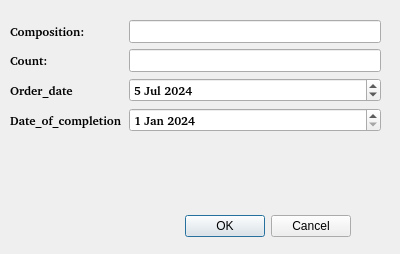
<?xml version="1.0" encoding="UTF-8"?>
<ui version="4.0">
 <class>Insert_form</class>
 <widget class="QDialog" name="Insert_form">
  <property name="geometry">
   <rect>
    <x>0</x>
    <y>0</y>
    <width>400</width>
    <height>254</height>
   </rect>
  </property>
  <property name="windowTitle">
   <string>Dialog</string>
  </property>
  <widget class="QDialogButtonBox" name="buttonBox">
   <property name="geometry">
    <rect>
     <x>50</x>
     <y>210</y>
     <width>301</width>
     <height>32</height>
    </rect>
   </property>
   <property name="orientation">
    <enum>Qt::Horizontal</enum>
   </property>
   <property name="standardButtons">
    <set>QDialogButtonBox::Cancel|QDialogButtonBox::Ok</set>
   </property>
  </widget>
  <widget class="QWidget" name="formLayoutWidget">
   <property name="geometry">
    <rect>
     <x>10</x>
     <y>20</y>
     <width>371</width>
     <height>178</height>
    </rect>
   </property>
   <property name="font">
    <font>
     <family>URW Gothic [urw]</family>
     <weight>75</weight>
     <bold>true</bold>
    </font>
   </property>
   <layout class="QFormLayout" name="formLayout">
    <item row="0" column="0">
     <widget class="QLabel" name="label_2">
      <property name="font">
       <font>
        <family>URW Gothic [urw]</family>
        <weight>75</weight>
        <bold>true</bold>
       </font>
      </property>
      <property name="text">
       <string>Composition:</string>
      </property>
     </widget>
    </item>
    <item row="0" column="1">
     <widget class="QLineEdit" name="Composition">
      <property name="font">
       <font>
        <family>URW Gothic [urw]</family>
        <weight>75</weight>
        <bold>true</bold>
       </font>
      </property>
     </widget>
    </item>
    <item row="1" column="0">
     <widget class="QLabel" name="label_3">
      <property name="font">
       <font>
        <family>URW Gothic [urw]</family>
        <weight>75</weight>
        <bold>true</bold>
       </font>
      </property>
      <property name="text">
       <string>Count:</string>
      </property>
     </widget>
    </item>
    <item row="1" column="1">
     <widget class="QLineEdit" name="Count">
      <property name="font">
       <font>
        <family>URW Gothic [urw]</family>
        <weight>75</weight>
        <bold>true</bold>
       </font>
      </property>
     </widget>
    </item>
    <item row="2" column="0">
     <widget class="QLabel" name="label_4">
      <property name="font">
       <font>
        <family>URW Gothic [urw]</family>
        <weight>75</weight>
        <bold>true</bold>
       </font>
      </property>
      <property name="text">
       <string>Order_date</string>
      </property>
     </widget>
    </item>
    <item row="2" column="1">
     <widget class="QDateEdit" name="dateEdit">
      <property name="font">
       <font>
        <family>URW Gothic [urw]</family>
        <weight>75</weight>
        <bold>true</bold>
       </font>
      </property>
      <property name="dateTime">
       <datetime>
        <hour>0</hour>
        <minute>0</minute>
        <second>0</second>
        <year>2024</year>
        <month>7</month>
        <day>5</day>
       </datetime>
      </property>
      <property name="maximumDateTime">
       <datetime>
        <hour>23</hour>
        <minute>59</minute>
        <second>59</second>
        <year>2024</year>
        <month>12</month>
        <day>31</day>
       </datetime>
      </property>
      <property name="minimumDateTime">
       <datetime>
        <hour>0</hour>
        <minute>0</minute>
        <second>0</second>
        <year>2024</year>
        <month>1</month>
        <day>1</day>
       </datetime>
      </property>
     </widget>
    </item>
    <item row="3" column="0">
     <widget class="QLabel" name="label_5">
      <property name="font">
       <font>
        <family>URW Gothic [urw]</family>
        <weight>75</weight>
        <bold>true</bold>
       </font>
      </property>
      <property name="text">
       <string>Date_of_completion</string>
      </property>
     </widget>
    </item>
    <item row="3" column="1">
     <widget class="QDateEdit" name="dateEdit_2">
      <property name="font">
       <font>
        <family>URW Gothic [urw]</family>
        <weight>75</weight>
        <bold>true</bold>
       </font>
      </property>
      <property name="maximumDate">
       <date>
        <year>2024</year>
        <month>12</month>
        <day>31</day>
       </date>
      </property>
      <property name="minimumDate">
       <date>
        <year>2024</year>
        <month>1</month>
        <day>1</day>
       </date>
      </property>
     </widget>
    </item>
   </layout>
  </widget>
 </widget>
 <resources/>
 <connections>
  <connection>
   <sender>buttonBox</sender>
   <signal>rejected()</signal>
   <receiver>Insert_form</receiver>
   <slot>reject()</slot>
   <hints>
    <hint type="sourcelabel">
     <x>316</x>
     <y>260</y>
    </hint>
    <hint type="destinationlabel">
     <x>286</x>
     <y>274</y>
    </hint>
   </hints>
  </connection>
  <connection>
   <sender>buttonBox</sender>
   <signal>accepted()</signal>
   <receiver>Insert_form</receiver>
   <slot>accept()</slot>
   <hints>
    <hint type="sourcelabel">
     <x>248</x>
     <y>254</y>
    </hint>
    <hint type="destinationlabel">
     <x>157</x>
     <y>274</y>
    </hint>
   </hints>
  </connection>
 </connections>
</ui>
